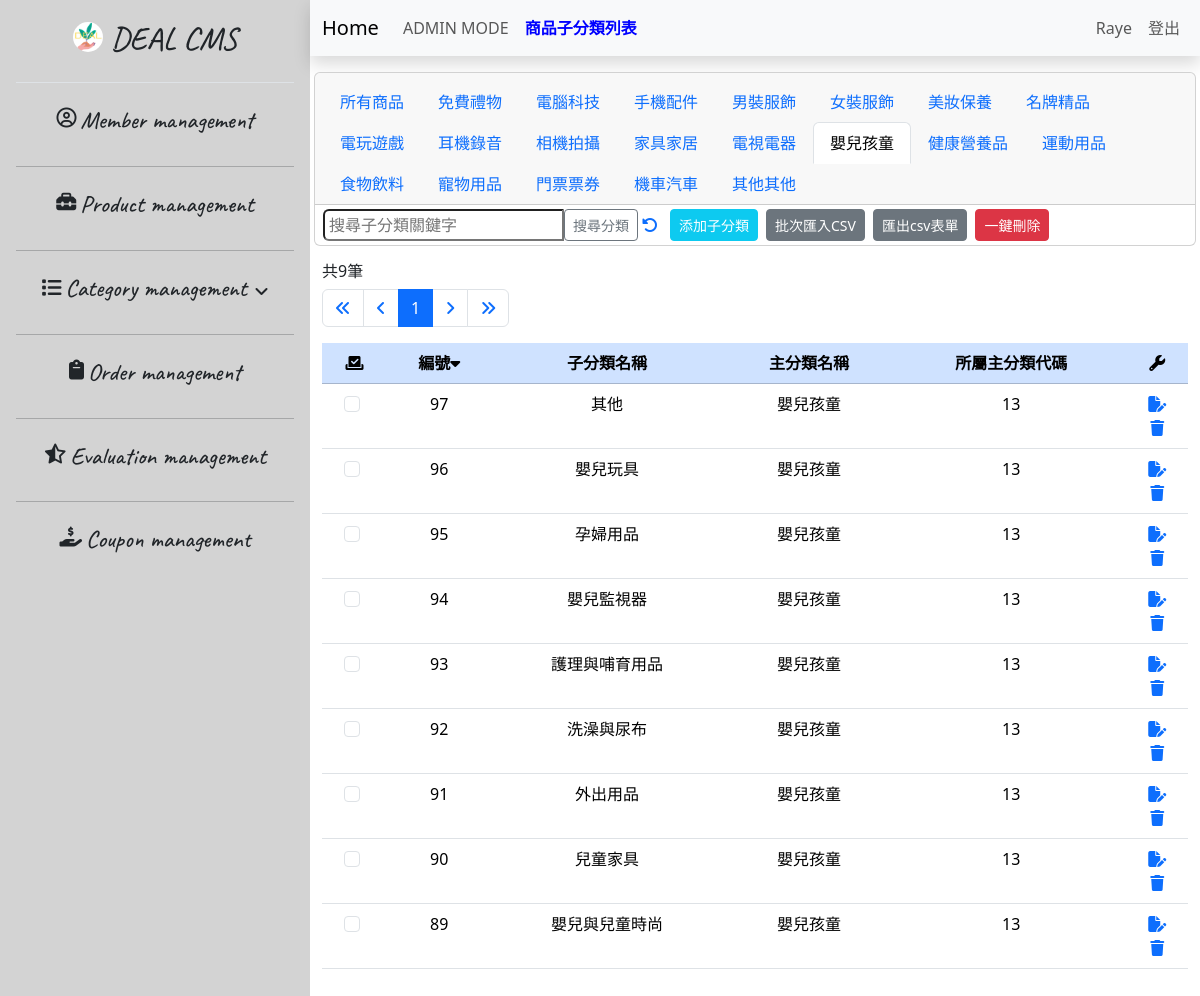
The app's page /32.sub-category_list-admin_13B.php (signed in) with its own data.
### tables this page shows
CREATE TABLE `categories_sub` (
  `id` int NOT NULL,
  `sub` varchar(15) NOT NULL,
  `main_category` int NOT NULL
);

CREATE TABLE `categories_main` (
  `id` int NOT NULL,
  `main` varchar(10) NOT NULL,
  `carbon_points_available` int NOT NULL
);

### 32.sub-category_list-admin_13B.php (the view, shortened to what this page needs)
<?php
require __DIR__ . '/0.parts/pdo-connect.php';
$page = isset($_GET['page']) ? intval($_GET['page']) : 1;
$perPage = 25;
$t_sql = "SELECT COUNT(1) FROM categories_main join categories_sub on categories_sub.main_category = categories_main.id WHERE main = '嬰兒孩童'";
$totalRows = $pdo->query($t_sql)->fetch(PDO::FETCH_NUM)[0];
$totalPages = ceil($totalRows / $perPage);
if ($totalRows) {
    $sql = sprintf("SELECT * FROM categories_main join categories_sub on categories_sub.main_category = categories_main.id  WHERE main = '嬰兒孩童' ORDER BY categories_sub.id DESC LIMIT %s, %s", ($page - 1) * $perPage, $perPage);
    $rows = $pdo->query($sql)->fetchAll();
}
?>
<?php include __DIR__ . '/0.parts/html-head.php' ?>
<?php include __DIR__ . '/0.parts/sidebar.php' ?>
<div class="container-fluid px-0 mx-0">
    <?php include __DIR__ . '/0.parts/navbar.30_sub-category.php' ?>
    <div class="container-fluid table-bordered table-striped overflow-auto">
        <div class="row mt-3">
            <div class="col">
                <h6>共<?= $totalRows ?>筆</h6>
                <nav aria-label="Page navigation example">
                    <ul class="pagination">
                        <li class="page-item">
                            <a class="page-link" href="?page=1">
                                <i class="fa-solid fa-angles-left"></i>
                            </a>
                        </li>
                        <li class="page-item">
                            <a class="page-link" href="?page=<?= $page != 1 ? $page - 1 : 1 ?>">
                                <i class="fa-solid fa-angle-left"></i>
                            </a>
                        </li>
                        <?php $visiblePageRange = 5;
                        $startPage = max(1, $page - floor($visiblePageRange / 2));
                        $endPage = min($totalPages, $startPage + $visiblePageRange - 1); ?>
                        <?php for ($i = $startPage; $i <= $endPage; $i++) : ?>
                            <li class="page-item <?= $page == $i ? 'active' : '' ?>">
                                <a class="page-link" href="?page=<?= $i ?>"><?= $i ?></a>
                            </li>
                        <?php endfor ?>
                        <li class="page-item">
                            <a class="page-link" href="?page=<?= $page != 40 ? $page + 1 : 40 ?>">
                                <i class="fa-solid fa-angle-right"></i>
                            </a>
                        </li>
                        <li class="page-item">
                            <a class="page-link" href="?page=40">
                                <i class="fa-solid fa-angles-right"></i>
                            </a>
                        </li>
                    </ul>
                </nav>
            </div>
        </div>
        <div class="row">
            <div class="col">
                <table id="myTable" class="table table-hover sortable-table">
                    <thead>
                        <tr class="table-primary text-center">
                            <th><i id="selectAll" class="fa-solid fa-check-to-slot" title="全選/選取checkBox"></i></a>
                            </th>
                            <th>編號<i id="sortIcon" class="fa-solid fa-caret-down" onclick="sortTable()" title="變更排序"></th>
                            <th>子分類名稱</th>
                            <th>主分類名稱</th>
                            <th>所屬主分類代碼</th>
                            <th><i class="fa-solid fa-wrench" title="功能區"></i></th>
                        </tr>
                    </thead>
                    <tbody>
                        <?php foreach ($rows as $r) : ?>
                            <tr class="text-center">
                                <td>
                                    <input class="form-check-input me-1" type="checkbox" value="<?= $r['id'] ?>" id="flexCheck<?= $r['id'] ?>" name="delete_ids[]">
                                </td>
                                <td><?= $r['id'] ?></td>
                                <td><?= $r['sub'] ?></td>
                                <td><?= $r['main'] ?></td>
                                <td><?= $r['main_category'] ?></td>
                                <td>
                                    <div class="d-flex flex-column">
                                        <a href="38.sub-category_edit.php?id=<?= $r['id'] ?>">
                                            <i class="fa-solid fa-file-pen" title="編輯"></i>
                                        </a>
                                        <a href="javascript: delete_one(<?= $r['id'] ?>)">
                                            <i class="fa-solid fa-trash" title="刪除"></i>
                                        </a>
                                    </div>
                                </td>
                            </tr>
                        <?php endforeach; ?>
                    </tbody>
                </table>
            </div>
        </div>
    </div>
</div>
<?php include __DIR__ . '/0.parts/html-foot.php' ?>

### 0.parts/html-head.php (style rules this page uses)
body { height: 1200px; }

### 32.sub-category_list-admin_13B.php (style rules this page uses)
.overflow-auto { height: 865px; }

### records on screen
categories_sub: id "97", sub "其他", main_category.main "嬰兒孩童", main_category "13"
categories_sub: id "96", sub "嬰兒玩具", main_category.main "嬰兒孩童", main_category "13"
categories_sub: id "95", sub "孕婦用品", main_category.main "嬰兒孩童", main_category "13"
categories_sub: id "94", sub "嬰兒監視器", main_category.main "嬰兒孩童", main_category "13"
categories_sub: id "93", sub "護理與哺育用品", main_category.main "嬰兒孩童", main_category "13"
categories_sub: id "92", sub "洗澡與尿布", main_category.main "嬰兒孩童", main_category "13"
categories_sub: id "91", sub "外出用品", main_category.main "嬰兒孩童", main_category "13"
categories_sub: id "90", sub "兒童家具", main_category.main "嬰兒孩童", main_category "13"
categories_sub: id "89", sub "嬰兒與兒童時尚", main_category.main "嬰兒孩童", main_category "13"

### other values on screen
$_SESSION[isset($_SESSION['admin']) ? 'admin' : 'user']['nickname'] "Raye"
$totalRows "9"
